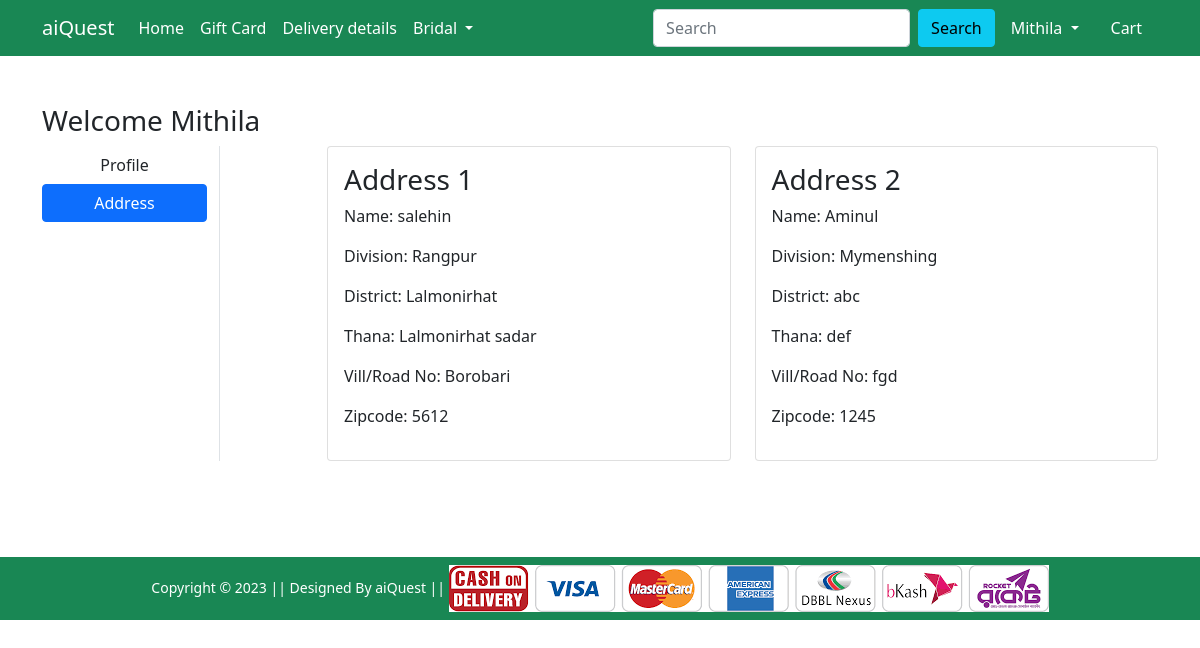
/address/ (signed in), run on the app's committed database.
### Shop/models.py (models this page shows, shortened)
class Customer(models.Model):
    user = models.ForeignKey(User, on_delete=models.CASCADE)
    name = models.CharField(max_length=200)
    division = models.CharField(choices=DIVISION_CHOICES, max_length=50)
    district = models.CharField(max_length=200)
    thana = models.CharField(max_length=50)
    villorroad = models.CharField(max_length=50)
    zipcode = models.IntegerField()

### Shop/views.py (the view)
# urls.py: path('address/', views.address, name='address'),
@login_required
def address(request):
 add = Customer.objects.filter(user=request.user)
 return render(request, 'Shop/address.html', {'add':add, 'active':'btn-primary'})

### Shop/templates/Shop/address.html (shortened to what this page needs)
{% extends 'Shop/base.html' %}
{% load static %}
{% block main-content %}
<div class="container my-5">
    <div class="row">
        <h3>Welcome <span class="text-capitalize">{{request.user}}</span></h3>
        <div class="col-sm-2 border-end">
            <ul class="list-unstyled">
                <li class="d-grid"><a href="{% url 'profile' %}" class="btn">Profile</a></li>
                <li class="d-grid"><a href="{% url 'address' %}" class="btn {{active}}">Address</a></li>
            </ul>
        </div>
        <div class="col-sm-9 offset-sm-1">
            <div class="row">
                {% for ad in add %}
                <div class="col-sm-6">
                    <div class="card">
                        <div class="card-body">
                            <h3>Address {{forloop.counter}}</h3>
                            <p>Name: {{ad.name}}</p>
                            <p>Division: {{ad.division}}</p>
                            <p>District: {{ad.district}}</p>
                            <p>Thana: {{ad.thana}}</p>
                            <p>Vill/Road No: {{ad.villorroad}}</p>
                            <p>Zipcode: {{ad.zipcode}}</p>
                        </div>
                    </div>
                </div>
                {% endfor %}
            </div>
        </div>
    </div>
</div>
{% endblock main-content %}

### Shop/templates/Shop/base.html (shortened to what this page needs)
<!doctype html>
{% load static %}
<html lang="en">
<head>
    <link href="https://cdn.jsdelivr.net/npm/bootstrap@5.0.0-beta1/dist/css/bootstrap.min.css" rel="stylesheet"
>
    <link rel="stylesheet" href="{% static 'Shop/css/owl.carousel.min.css' %}">
    <link rel="stylesheet" href="{% static 'Shop/css/all.min.css' %}">
    <link rel="stylesheet" href="{% static 'Shop/css/style.css' %}">
</head>
<body>
    <nav class="navbar navbar-expand-lg navbar-dark bg-success">
        <div class="container">
            <a class="navbar-brand" href="/">aiQuest</a>
            <div class="collapse navbar-collapse" id="navbarSupportedContent">
                <ul class="navbar-nav me-auto mb-2 mb-lg-0">
                    <li class="nav-item">
                        <a class="nav-link active" aria-current="page" href="/">Home</a>
                    </li>
                    <li class="nav-item">
                        <a class="nav-link active" aria-current="page" href="#">Gift Card</a>
                    </li>
                    <li class="nav-item">
                        <a class="nav-link active" aria-current="page" href="#">Delivery details</a>
                    </li>
                    <li class="nav-item dropdown">
                        <a class="nav-link dropdown-toggle text-white" href="#" id="electronicsDropdown" role="button"
                            data-bs-toggle="dropdown" aria-expanded="false">
                            Bridal
                        </a>
                    </li>
                </ul>
                <form class="d-flex" action="{% url 'search' %}"   method="GET">
                    <input class="form-control me-2" name="quary"  type="search" placeholder="Search"
                    aria-label="Search">
                    <button class="btn btn-info" type="submit">Search</button>
                </form>
                <div>
                    <ul class="navbar-nav me-auto mb-2 mb-lg-0">
                        {% if request.user.is_authenticated %}
                        <li class="nav-item dropdown mx-2">
                            <a class="nav-link dropdown-toggle text-white" href="#" id="profileDropdown" role="button"
                                data-bs-toggle="dropdown" aria-expanded="false">
                                {{request.user.username|capfirst}}
                            </a>
                        </li>
                        <li class="nav-item mx-2">
                            <a href="{% url 'showcart' %}" class="nav-link text-white"> Cart </a>
                        </li>
                        {% endif %}
                    </ul>
                </div>
            </div>
        </div>
    </nav>
    {% block main-content %} {% endblock main-content %}
    <footer class="container-fluid bg-success text-center p-2 mt-5">
        <small class="text-white">Copyright &copy; 2023 || Designed By aiQuest || </small>
        <img src="{% static 'Shop/images/paymentlogo.png' %}" alt="" srcset="" class="img-fluid" height="2px">
    </footer>
</body>
</html>

### Shop/static/Shop/css/style.css (style rules this page uses)
body { display: flex; flex-direction: column; min-height: 100vh; margin: 0; }
.container-fluid.bg-success { margin-top: auto; }

### data on the page
Customer: name "salehin", division "Rangpur", district "Lalmonirhat", thana "Lalmonirhat sadar", villorroad "Borobari", zipcode "5612"
Customer: name "Aminul", division "Mymenshing", district "abc", thana "def", villorroad "fgd", zipcode "1245"

### other printed values
{{ request.user.username|capfirst }} "Mithila"
{{ request.user }} "Mithila"
